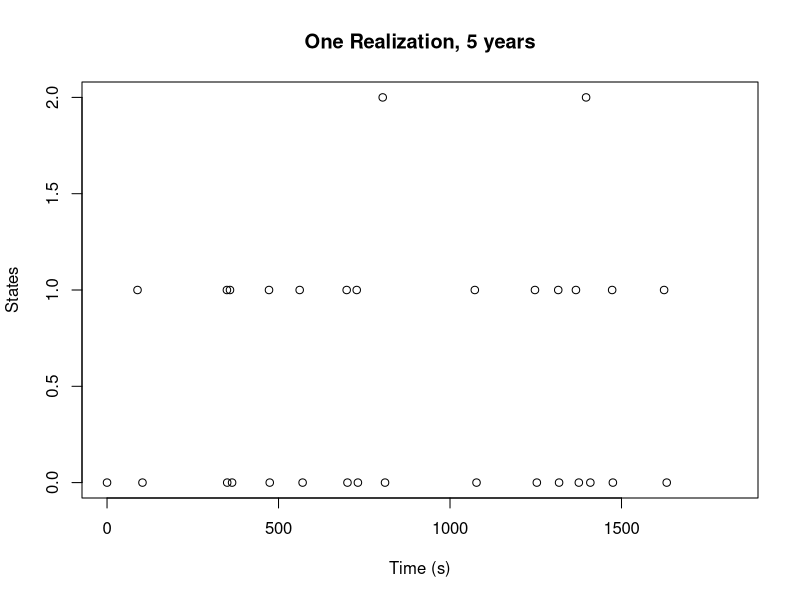

The R source for this figure:
# Problem 1c) + 1d) 
# Simulate a continuous-time MC over a time period of 1000 years. 

days <- 365
years <- 1000

# Transition rates. Indexing according to state transitioning to. 
# Could naturally also put this in a matrix and make the code simpler below also. 
q0out <- c(0, 0.0090, 0.0010)
q1out <- c(1/7, 0, 0)
q2out <- c(1/20, 0, 0)

# States.
x <- c(0)

# Sojourn times.
s <- c(0)
s_inf <- 0

i <- 1
# Simulate forward in time.
while (tail(s, n= 1) < years*days){
  curr <- x[i]
    if (curr == 0){
    rate <- sum(q0out)
    prob1 <- q0out[2]/rate
    prob2 <- q0out[3]/rate
    # Sojourn time.
    s <- c(s, tail(s,n=1) + rexp(n = 1, rate = rate))
    # Draw from uniform distribution.
    r <- runif(1)
    if (prob1 > r){
      x <- c(x, curr+1)
    } else{
      x <- c(x, curr+2)
    }
  } else if (curr == 1){
    rate <- sum(q1out)
    prob1 <- q1out[1]/rate
    prob2 <- q1out[3]/rate
    # Sojourn time.
    new_s <- rexp(n = 1, rate = rate)
    s <- c(s, tail(s,n=1) + new_s)
    s_inf <- s_inf + new_s # Add to time infected, for task 1d)
    # Draw from uniform distribution.
    r <- runif(1)
    if (prob1 > r){
      x <- c(x, curr-1)
    } else{
      x <- c(x, curr+1)
    }
  } else{
    rate <- sum(q2out)
    prob1 <- q2out[1]/rate
    prob2 <- q2out[2]/rate
    # Sojourn time.
    new_s <- rexp(n = 1, rate = rate)
    s <- c(s, tail(s,n=1) + new_s)
    s_inf <- s_inf + new_s # Add to time infected, for task 1d)
    # Draw from uniform distribution.
    r <- runif(1)
    if (prob1 > r){
      x <- c(x, curr-2)
    } else{
      x <- c(x, curr-1)
    }
  }
  i <- i+1
  
  # Shitty code, very messy + not exactly 1000 years :)
}

# Plot one realization over 5 years. 
par_lty <- c(3,2,1)
par_col <- c("blue", "red", "green")

# Find index in s closest to 5 years. 
index <- which(abs(s-days*5)==min(abs(s-days*5)))
plot(s[1:index], x[1:index], xlim = c(0, days*5), ylim = c(0, 2), xlab = "Time (s)", ylab = "States", main = "One Realization, 5 years")

# Calculations in task d).
# Estimate the long-run mean fraction of time that an individual has an infection, 
# based on one realization of 1000 years. 

cat("Mean fraction of time infected ", s_inf/(years*days))
